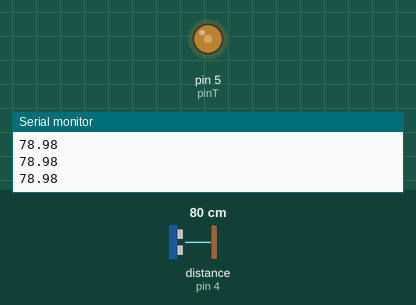
Simulated run of this sketch. Board: Arduino Uno, built with avr-gcc and run on an emulated ATmega328P. Parts: output pins drawn as LEDs (lit = HIGH), the last lines printed to the serial monitor. Wiring (inferred from the names in the program): ultrasonic range finder: trigger pin 3; echo pin 4. The test bench sets the inputs (shaded band); at power-on: distance to the obstacle (sensor on pin 4) 80 cm. The echo pulse lasts 58.3 µs per cm; pins used as bus, display or sensor lines are not drawn.

Above: at 1.2 s.
1.3 s: distance to the obstacle (sensor on pin 4) set to 2 cm
At 2.3 s:
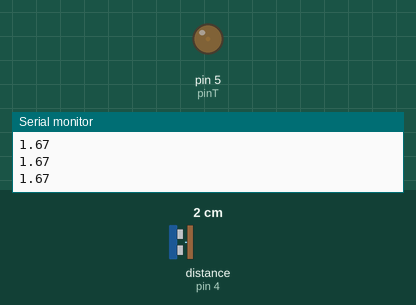
2.8 s: distance to the obstacle (sensor on pin 4) set to 120 cm
At 3.4 s:
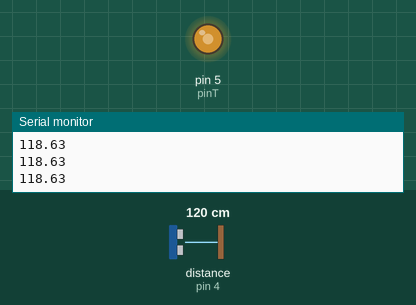
Timing chart, 0 to 5.8 s (numbered marks = the images above; inputs shaded):
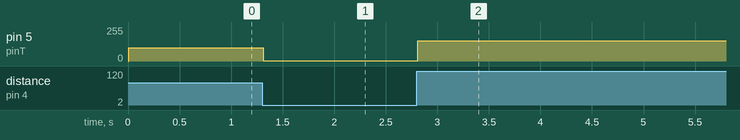

The sketch:

sizzling_bombul1.ino
```cpp
const int pinTrig = 3, pinEcho = 4, pinT = 5;

const float Vel_Som = 0.000340;

void setup()
{
  Serial.begin(9600);
  pinMode(pinTrig, OUTPUT);
  pinMode(pinEcho, INPUT);
  digitalWrite(pinEcho, LOW);
  analogWrite(pinT, 0);
}

void loop()
{
  DisparaTrig();
  float tempo = pulseIn(pinEcho, HIGH);
  float dist = CalculaDistancia(tempo);
  dist = dist * 100;
  Serial.println(dist);
  int temp = map(dist, 0, 255, 0, 330);
  analogWrite(pinT, temp);
}

void DisparaTrig()
{
  digitalWrite(pinTrig, HIGH);
  delayMicroseconds(10);
  digitalWrite(pinTrig, LOW);
}

float CalculaDistancia(float tempo)
{
  float dist = (tempo * Vel_Som) / 2;
  return dist;
}
```

Measured:
- after the input at 1.3 s, pin 5 (pinT): 100/255 → 1/255 at once
- after the input at 2.8 s, pin 5 (pinT): 1/255 → 152/255 at once
